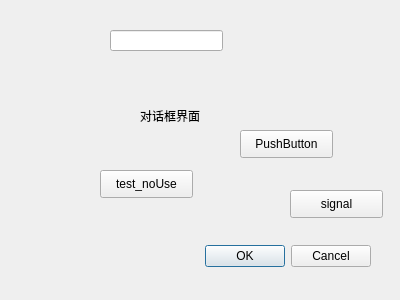
<?xml version="1.0" encoding="UTF-8"?>
<ui version="4.0">
 <class>Dialog</class>
 <widget class="QDialog" name="Dialog">
  <property name="geometry">
   <rect>
    <x>0</x>
    <y>0</y>
    <width>400</width>
    <height>300</height>
   </rect>
  </property>
  <property name="windowTitle">
   <string>Dialog</string>
  </property>
  <widget class="QDialogButtonBox" name="buttonBox">
   <property name="geometry">
    <rect>
     <x>30</x>
     <y>240</y>
     <width>341</width>
     <height>32</height>
    </rect>
   </property>
   <property name="orientation">
    <enum>Qt::Horizontal</enum>
   </property>
   <property name="standardButtons">
    <set>QDialogButtonBox::Cancel|QDialogButtonBox::Ok</set>
   </property>
  </widget>
  <widget class="QLabel" name="label">
   <property name="geometry">
    <rect>
     <x>140</x>
     <y>90</y>
     <width>181</width>
     <height>51</height>
    </rect>
   </property>
   <property name="text">
    <string>对话框界面</string>
   </property>
  </widget>
  <widget class="QPushButton" name="pushButton">
   <property name="geometry">
    <rect>
     <x>100</x>
     <y>170</y>
     <width>93</width>
     <height>28</height>
    </rect>
   </property>
   <property name="text">
    <string>test_noUse</string>
   </property>
  </widget>
  <widget class="QPushButton" name="pushButton_2">
   <property name="geometry">
    <rect>
     <x>240</x>
     <y>130</y>
     <width>93</width>
     <height>28</height>
    </rect>
   </property>
   <property name="text">
    <string>PushButton</string>
   </property>
  </widget>
  <widget class="QPushButton" name="pushButton_3">
   <property name="geometry">
    <rect>
     <x>290</x>
     <y>190</y>
     <width>93</width>
     <height>28</height>
    </rect>
   </property>
   <property name="text">
    <string>signal</string>
   </property>
  </widget>
  <widget class="QLineEdit" name="lineEdit">
   <property name="geometry">
    <rect>
     <x>110</x>
     <y>30</y>
     <width>113</width>
     <height>21</height>
    </rect>
   </property>
  </widget>
 </widget>
 <resources/>
 <connections>
  <connection>
   <sender>buttonBox</sender>
   <signal>accepted()</signal>
   <receiver>Dialog</receiver>
   <slot>accept()</slot>
   <hints>
    <hint type="sourcelabel">
     <x>248</x>
     <y>254</y>
    </hint>
    <hint type="destinationlabel">
     <x>157</x>
     <y>274</y>
    </hint>
   </hints>
  </connection>
  <connection>
   <sender>buttonBox</sender>
   <signal>rejected()</signal>
   <receiver>Dialog</receiver>
   <slot>reject()</slot>
   <hints>
    <hint type="sourcelabel">
     <x>316</x>
     <y>260</y>
    </hint>
    <hint type="destinationlabel">
     <x>286</x>
     <y>274</y>
    </hint>
   </hints>
  </connection>
 </connections>
</ui>
